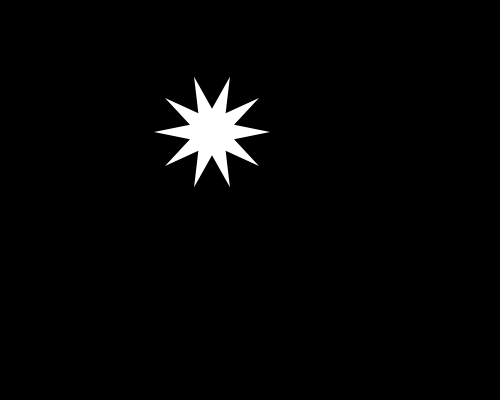
Frame 1 (no input)
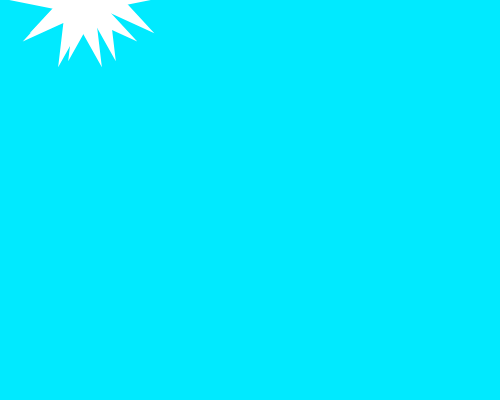
Frame 60 (no input)
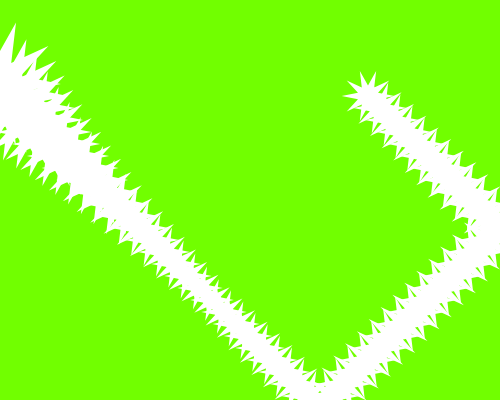
Frame 120 (the mouse pressed at the canvas centre since frame 60)

The p5.js sketch that drew these frames (run headless with seeded random() and noise() and a simulated clock; from frame 60 on, the mouse is pressed at the canvas centre):

// p5.js sketch
// ── sketch.js
let posX, posY
let velX, velY
let ballColor
let ballSize 
let targetSize
let isWhite = true


function setup() {
	createCanvas(500, 400)
	colorMode(HSB, 360, 100, 100)
	noStroke();

	posX=200
	velX=12

	posY=120
	velY=12

	ballColor = color(0, 0, 100);
	ballSize = random(20, 80);
	targetSize = random(5, 50);
	background(0);


}

function draw() {
	let bounced = false;

	


	posX = posX + velX
	posY = posY + velY

	let sizeChangeSpeed = 0.1; 
	ballSize += (targetSize - ballSize) * sizeChangeSpeed;

	if (random(1) < 0.01) {
		targetSize = random(2, 50);

	} 

	
	if (random(1) < 0.1) { 
		isWhite = !isWhite;
	}
	
	if(posX >= width) {
		velX = -velX 
	} else if (posX < 0) {
		velX = -velX
		bounced = true;
		

		}

	if(posY >= height) {
		velY = -velY
	} else if (posY < 0) {
		velY = -velY
		bounced = true;

	}

	if(bounced) {
		ballColor = isWhite ? color(0, 0, 100) : color(0, 0, 0);
		ballSize = random(20, 80);

		let fluoColor = color(random(360), 100, 100);
		background(fluoColor);
	} 
	
	

	fill(ballColor);
	drawStar(posX, posY, ballSize / 2.5, ballSize, 10);

}

function getFluoColor() {
	let hue = random(360);
	return color(hue, 100, 100);
}



function drawStar(x, y, radius1, radius2, npoints) {
	let angle = TWO_PI / npoints;
	let halfAngle = angle / 2.0;
	beginShape();
	for (let a = 0; a < TWO_PI; a += angle) {
		let sx = x + cos(a) * radius2;
		let sy = y + sin(a) * radius2;
		vertex(sx, sy);
		sx = x + cos(a + halfAngle) * radius1;
		sy = y + sin(a + halfAngle) * radius1;
		vertex(sx, sy);
	}
	endShape(CLOSE);
}
